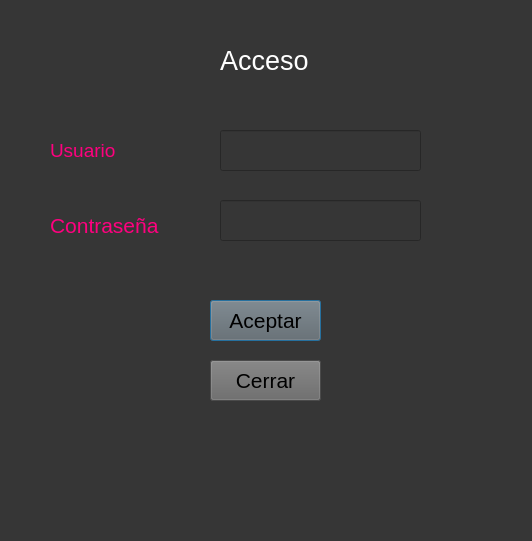
<?xml version="1.0" encoding="UTF-8"?>
<ui version="4.0">
 <class>Dialog</class>
 <widget class="QDialog" name="Dialog">
  <property name="geometry">
   <rect>
    <x>0</x>
    <y>0</y>
    <width>532</width>
    <height>541</height>
   </rect>
  </property>
  <property name="windowTitle">
   <string>Login</string>
  </property>
  <property name="styleSheet">
   <string notr="true">background-color: rgb(54, 54, 54);</string>
  </property>
  <widget class="QPushButton" name="btnCerrar">
   <property name="geometry">
    <rect>
     <x>210</x>
     <y>360</y>
     <width>111</width>
     <height>41</height>
    </rect>
   </property>
   <property name="font">
    <font>
     <pointsize>16</pointsize>
    </font>
   </property>
   <property name="styleSheet">
    <string notr="true">background-color: rgb(103, 103, 103);</string>
   </property>
   <property name="text">
    <string>Cerrar</string>
   </property>
  </widget>
  <widget class="QLabel" name="lblError">
   <property name="geometry">
    <rect>
     <x>130</x>
     <y>430</y>
     <width>291</width>
     <height>21</height>
    </rect>
   </property>
   <property name="palette">
    <palette>
     <active>
      <colorrole role="WindowText">
       <brush brushstyle="SolidPattern">
        <color alpha="255">
         <red>255</red>
         <green>0</green>
         <blue>0</blue>
        </color>
       </brush>
      </colorrole>
      <colorrole role="Button">
       <brush brushstyle="SolidPattern">
        <color alpha="255">
         <red>54</red>
         <green>54</green>
         <blue>54</blue>
        </color>
       </brush>
      </colorrole>
      <colorrole role="Light">
       <brush brushstyle="SolidPattern">
        <color alpha="255">
         <red>255</red>
         <green>127</green>
         <blue>127</blue>
        </color>
       </brush>
      </colorrole>
      <colorrole role="Midlight">
       <brush brushstyle="SolidPattern">
        <color alpha="255">
         <red>255</red>
         <green>63</green>
         <blue>63</blue>
        </color>
       </brush>
      </colorrole>
      <colorrole role="Dark">
       <brush brushstyle="SolidPattern">
        <color alpha="255">
         <red>127</red>
         <green>0</green>
         <blue>0</blue>
        </color>
       </brush>
      </colorrole>
      <colorrole role="Mid">
       <brush brushstyle="SolidPattern">
        <color alpha="255">
         <red>170</red>
         <green>0</green>
         <blue>0</blue>
        </color>
       </brush>
      </colorrole>
      <colorrole role="Text">
       <brush brushstyle="SolidPattern">
        <color alpha="255">
         <red>0</red>
         <green>0</green>
         <blue>0</blue>
        </color>
       </brush>
      </colorrole>
      <colorrole role="BrightText">
       <brush brushstyle="SolidPattern">
        <color alpha="255">
         <red>255</red>
         <green>255</green>
         <blue>255</blue>
        </color>
       </brush>
      </colorrole>
      <colorrole role="ButtonText">
       <brush brushstyle="SolidPattern">
        <color alpha="255">
         <red>0</red>
         <green>0</green>
         <blue>0</blue>
        </color>
       </brush>
      </colorrole>
      <colorrole role="Base">
       <brush brushstyle="SolidPattern">
        <color alpha="255">
         <red>54</red>
         <green>54</green>
         <blue>54</blue>
        </color>
       </brush>
      </colorrole>
      <colorrole role="Window">
       <brush brushstyle="SolidPattern">
        <color alpha="255">
         <red>54</red>
         <green>54</green>
         <blue>54</blue>
        </color>
       </brush>
      </colorrole>
      <colorrole role="Shadow">
       <brush brushstyle="SolidPattern">
        <color alpha="255">
         <red>0</red>
         <green>0</green>
         <blue>0</blue>
        </color>
       </brush>
      </colorrole>
      <colorrole role="AlternateBase">
       <brush brushstyle="SolidPattern">
        <color alpha="255">
         <red>255</red>
         <green>127</green>
         <blue>127</blue>
        </color>
       </brush>
      </colorrole>
      <colorrole role="ToolTipBase">
       <brush brushstyle="SolidPattern">
        <color alpha="255">
         <red>255</red>
         <green>255</green>
         <blue>220</blue>
        </color>
       </brush>
      </colorrole>
      <colorrole role="ToolTipText">
       <brush brushstyle="SolidPattern">
        <color alpha="255">
         <red>0</red>
         <green>0</green>
         <blue>0</blue>
        </color>
       </brush>
      </colorrole>
     </active>
     <inactive>
      <colorrole role="WindowText">
       <brush brushstyle="SolidPattern">
        <color alpha="255">
         <red>255</red>
         <green>0</green>
         <blue>0</blue>
        </color>
       </brush>
      </colorrole>
      <colorrole role="Button">
       <brush brushstyle="SolidPattern">
        <color alpha="255">
         <red>54</red>
         <green>54</green>
         <blue>54</blue>
        </color>
       </brush>
      </colorrole>
      <colorrole role="Light">
       <brush brushstyle="SolidPattern">
        <color alpha="255">
         <red>255</red>
         <green>127</green>
         <blue>127</blue>
        </color>
       </brush>
      </colorrole>
      <colorrole role="Midlight">
       <brush brushstyle="SolidPattern">
        <color alpha="255">
         <red>255</red>
         <green>63</green>
         <blue>63</blue>
        </color>
       </brush>
      </colorrole>
      <colorrole role="Dark">
       <brush brushstyle="SolidPattern">
        <color alpha="255">
         <red>127</red>
         <green>0</green>
         <blue>0</blue>
        </color>
       </brush>
      </colorrole>
      <colorrole role="Mid">
       <brush brushstyle="SolidPattern">
        <color alpha="255">
         <red>170</red>
         <green>0</green>
         <blue>0</blue>
        </color>
       </brush>
      </colorrole>
      <colorrole role="Text">
       <brush brushstyle="SolidPattern">
        <color alpha="255">
         <red>0</red>
         <green>0</green>
         <blue>0</blue>
        </color>
       </brush>
      </colorrole>
      <colorrole role="BrightText">
       <brush brushstyle="SolidPattern">
        <color alpha="255">
         <red>255</red>
         <green>255</green>
         <blue>255</blue>
        </color>
       </brush>
      </colorrole>
      <colorrole role="ButtonText">
       <brush brushstyle="SolidPattern">
        <color alpha="255">
         <red>0</red>
         <green>0</green>
         <blue>0</blue>
        </color>
       </brush>
      </colorrole>
      <colorrole role="Base">
       <brush brushstyle="SolidPattern">
        <color alpha="255">
         <red>54</red>
         <green>54</green>
         <blue>54</blue>
        </color>
       </brush>
      </colorrole>
      <colorrole role="Window">
       <brush brushstyle="SolidPattern">
        <color alpha="255">
         <red>54</red>
         <green>54</green>
         <blue>54</blue>
        </color>
       </brush>
      </colorrole>
      <colorrole role="Shadow">
       <brush brushstyle="SolidPattern">
        <color alpha="255">
         <red>0</red>
         <green>0</green>
         <blue>0</blue>
        </color>
       </brush>
      </colorrole>
      <colorrole role="AlternateBase">
       <brush brushstyle="SolidPattern">
        <color alpha="255">
         <red>255</red>
         <green>127</green>
         <blue>127</blue>
        </color>
       </brush>
      </colorrole>
      <colorrole role="ToolTipBase">
       <brush brushstyle="SolidPattern">
        <color alpha="255">
         <red>255</red>
         <green>255</green>
         <blue>220</blue>
        </color>
       </brush>
      </colorrole>
      <colorrole role="ToolTipText">
       <brush brushstyle="SolidPattern">
        <color alpha="255">
         <red>0</red>
         <green>0</green>
         <blue>0</blue>
        </color>
       </brush>
      </colorrole>
     </inactive>
     <disabled>
      <colorrole role="WindowText">
       <brush brushstyle="SolidPattern">
        <color alpha="255">
         <red>127</red>
         <green>0</green>
         <blue>0</blue>
        </color>
       </brush>
      </colorrole>
      <colorrole role="Button">
       <brush brushstyle="SolidPattern">
        <color alpha="255">
         <red>54</red>
         <green>54</green>
         <blue>54</blue>
        </color>
       </brush>
      </colorrole>
      <colorrole role="Light">
       <brush brushstyle="SolidPattern">
        <color alpha="255">
         <red>255</red>
         <green>127</green>
         <blue>127</blue>
        </color>
       </brush>
      </colorrole>
      <colorrole role="Midlight">
       <brush brushstyle="SolidPattern">
        <color alpha="255">
         <red>255</red>
         <green>63</green>
         <blue>63</blue>
        </color>
       </brush>
      </colorrole>
      <colorrole role="Dark">
       <brush brushstyle="SolidPattern">
        <color alpha="255">
         <red>127</red>
         <green>0</green>
         <blue>0</blue>
        </color>
       </brush>
      </colorrole>
      <colorrole role="Mid">
       <brush brushstyle="SolidPattern">
        <color alpha="255">
         <red>170</red>
         <green>0</green>
         <blue>0</blue>
        </color>
       </brush>
      </colorrole>
      <colorrole role="Text">
       <brush brushstyle="SolidPattern">
        <color alpha="255">
         <red>127</red>
         <green>0</green>
         <blue>0</blue>
        </color>
       </brush>
      </colorrole>
      <colorrole role="BrightText">
       <brush brushstyle="SolidPattern">
        <color alpha="255">
         <red>255</red>
         <green>255</green>
         <blue>255</blue>
        </color>
       </brush>
      </colorrole>
      <colorrole role="ButtonText">
       <brush brushstyle="SolidPattern">
        <color alpha="255">
         <red>127</red>
         <green>0</green>
         <blue>0</blue>
        </color>
       </brush>
      </colorrole>
      <colorrole role="Base">
       <brush brushstyle="SolidPattern">
        <color alpha="255">
         <red>54</red>
         <green>54</green>
         <blue>54</blue>
        </color>
       </brush>
      </colorrole>
      <colorrole role="Window">
       <brush brushstyle="SolidPattern">
        <color alpha="255">
         <red>54</red>
         <green>54</green>
         <blue>54</blue>
        </color>
       </brush>
      </colorrole>
      <colorrole role="Shadow">
       <brush brushstyle="SolidPattern">
        <color alpha="255">
         <red>0</red>
         <green>0</green>
         <blue>0</blue>
        </color>
       </brush>
      </colorrole>
      <colorrole role="AlternateBase">
       <brush brushstyle="SolidPattern">
        <color alpha="255">
         <red>255</red>
         <green>0</green>
         <blue>0</blue>
        </color>
       </brush>
      </colorrole>
      <colorrole role="ToolTipBase">
       <brush brushstyle="SolidPattern">
        <color alpha="255">
         <red>255</red>
         <green>255</green>
         <blue>220</blue>
        </color>
       </brush>
      </colorrole>
      <colorrole role="ToolTipText">
       <brush brushstyle="SolidPattern">
        <color alpha="255">
         <red>0</red>
         <green>0</green>
         <blue>0</blue>
        </color>
       </brush>
      </colorrole>
     </disabled>
    </palette>
   </property>
   <property name="font">
    <font>
     <pointsize>20</pointsize>
     <weight>50</weight>
     <bold>false</bold>
    </font>
   </property>
   <property name="text">
    <string/>
   </property>
  </widget>
  <widget class="QPushButton" name="btnAceptar">
   <property name="geometry">
    <rect>
     <x>210</x>
     <y>300</y>
     <width>111</width>
     <height>41</height>
    </rect>
   </property>
   <property name="font">
    <font>
     <pointsize>16</pointsize>
    </font>
   </property>
   <property name="styleSheet">
    <string notr="true">background-color: rgb(103, 103, 103);</string>
   </property>
   <property name="text">
    <string>Aceptar</string>
   </property>
   <property name="autoDefault">
    <bool>false</bool>
   </property>
   <property name="default">
    <bool>true</bool>
   </property>
  </widget>
  <widget class="QLabel" name="label">
   <property name="geometry">
    <rect>
     <x>50</x>
     <y>130</y>
     <width>111</width>
     <height>41</height>
    </rect>
   </property>
   <property name="text">
    <string>&lt;html&gt;&lt;head/&gt;&lt;body&gt;&lt;p&gt;&lt;span style=&quot; font-size:14pt; color:#ff007f;&quot;&gt;Usuario&lt;/span&gt;&lt;/p&gt;&lt;/body&gt;&lt;/html&gt;</string>
   </property>
  </widget>
  <widget class="QLabel" name="label_2">
   <property name="geometry">
    <rect>
     <x>50</x>
     <y>210</y>
     <width>111</width>
     <height>31</height>
    </rect>
   </property>
   <property name="text">
    <string>&lt;html&gt;&lt;head/&gt;&lt;body&gt;&lt;p&gt;&lt;span style=&quot; font-size:16pt; color:#ff007f;&quot;&gt;Contraseña&lt;/span&gt;&lt;/p&gt;&lt;/body&gt;&lt;/html&gt;</string>
   </property>
  </widget>
  <widget class="QLineEdit" name="lneUsuario">
   <property name="geometry">
    <rect>
     <x>220</x>
     <y>130</y>
     <width>201</width>
     <height>41</height>
    </rect>
   </property>
   <property name="font">
    <font>
     <pointsize>14</pointsize>
    </font>
   </property>
   <property name="text">
    <string/>
   </property>
  </widget>
  <widget class="QLineEdit" name="lnePassword">
   <property name="geometry">
    <rect>
     <x>220</x>
     <y>200</y>
     <width>201</width>
     <height>41</height>
    </rect>
   </property>
   <property name="font">
    <font>
     <pointsize>14</pointsize>
    </font>
   </property>
   <property name="echoMode">
    <enum>QLineEdit::Password</enum>
   </property>
  </widget>
  <widget class="QLabel" name="lneAcceso">
   <property name="geometry">
    <rect>
     <x>220</x>
     <y>30</y>
     <width>91</width>
     <height>61</height>
    </rect>
   </property>
   <property name="text">
    <string>&lt;html&gt;&lt;head/&gt;&lt;body&gt;&lt;p&gt;&lt;span style=&quot; font-size:20pt; color:#ffffff;&quot;&gt;Acceso&lt;/span&gt;&lt;/p&gt;&lt;/body&gt;&lt;/html&gt;</string>
   </property>
  </widget>
 </widget>
 <tabstops>
  <tabstop>lneUsuario</tabstop>
  <tabstop>btnAceptar</tabstop>
  <tabstop>btnCerrar</tabstop>
 </tabstops>
 <resources/>
 <connections/>
</ui>
